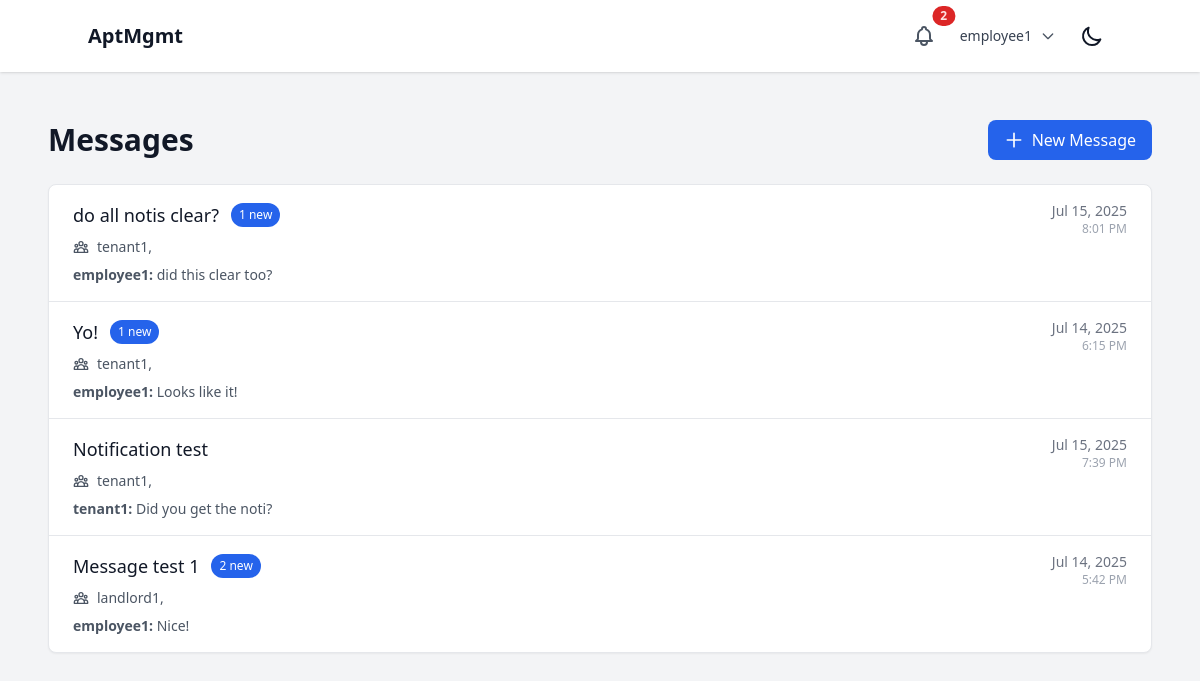
The page /messages/ (signed in) on the database its author committed.
### users/models.py (models this page shows, shortened)
class User(AbstractUser):
    class Role(models.TextChoices):
        SUPERUSER = "SUPERUSER", "Superuser"
        LANDLORD = "LANDLORD", "Landlord"
        EMPLOYEE = "EMPLOYEE", "Employee"
        TENANT = "TENANT", "Tenant"
    role = models.CharField(max_length=50, choices=Role.choices)
    company = models.ForeignKey(Company, on_delete=models.CASCADE, related_name="users", null=True, blank=True)
    property = models.ForeignKey(Property, on_delete=models.SET_NULL, related_name="users", null=True, blank=True)
    apartment_unit = models.ForeignKey('properties.ApartmentUnit', on_delete=models.SET_NULL, null=True, blank=True, related_name="tenant")
    phone_number = models.CharField(max_length=20, blank=True, null=True)
    emergency_contact_name = models.CharField(max_length=100, blank=True, null=True)
    emergency_contact_phone = models.CharField(max_length=20, blank=True, null=True)
    emergency_contact_relationship = models.CharField(max_length=50, blank=True, null=True)

### communication/models.py (models this page shows, shortened)
class MessageThread(models.Model):
    id = models.UUIDField(primary_key=True, default=uuid.uuid4, editable=False)
    participants = models.ManyToManyField(User, related_name="message_threads")
    subject = models.CharField(max_length=200, blank=True)
    created_at = models.DateTimeField(auto_now_add=True)
    updated_at = models.DateTimeField(auto_now=True)
    class Meta:
        ordering = ['-updated_at']
    @property
    def last_message(self):
        return self.messages.first()

class Message(models.Model):
    id = models.UUIDField(primary_key=True, default=uuid.uuid4, editable=False)
    thread = models.ForeignKey(MessageThread, on_delete=models.CASCADE, related_name="messages")
    sender = models.ForeignKey(User, on_delete=models.CASCADE, related_name="sent_messages")
    content = models.TextField()
    created_at = models.DateTimeField(auto_now_add=True)
    is_edited = models.BooleanField(default=False)
    edited_at = models.DateTimeField(null=True, blank=True)
    class Meta:
        ordering = ['-created_at']

### communication/views.py (the view)
# urls.py: path('', views.message_list, name='message_list'),
@login_required
def message_list(request):
    user = request.user
    threads = MessageThread.objects.filter(
        participants=user
    ).prefetch_related(
        'participants', 'messages'
    ).annotate(
        unread_count=Count('messages', filter=Q(
            messages__messagereadstatus__isnull=True,
            messages__messagereadstatus__user=user
        ) | Q(
            ~Q(messages__messagereadstatus__user=user)
        ))
    )
    context = {
        'threads': threads,
        'user': user,
    }
    return render(request, 'communication/message_list.html', context)

### core/context_processors.py (called while the page is built)
def notifications(request):
    if request.user.is_authenticated:
        unread_notifications = Notification.objects.filter(
            recipient=request.user,
            is_read=False
        ).order_by('-created_at')
        recent_unread_notifications = unread_notifications[:5]
        return {
            'unread_notifications_count': unread_notifications.count(),
            'recent_notifications': recent_unread_notifications,
            'has_unread_notifications': unread_notifications.exists(),
        }
    return {
        'unread_notifications_count': 0,
        'recent_notifications': [],
        'has_unread_notifications': False,
    }

### core/templates/communication/message_list.html (shortened to what this page needs)
{% extends 'base.html' %}
{% block content %}
<div class="max-w-7xl mx-auto px-4 sm:px-6 lg:px-8 py-8">
    <div class="flex justify-between items-center mb-6">
        <h1 class="text-3xl font-bold text-gray-900 dark:text-white">Messages</h1>
        <a href="{% url 'communication:new_thread' %}"
           class="bg-blue-600 hover:bg-blue-700 text-white px-4 py-2 rounded-lg flex items-center gap-2 transition duration-200">
            <svg class="w-5 h-5" fill="none" stroke="currentColor" viewBox="0 0 24 24">
                <path stroke-linecap="round" stroke-linejoin="round" stroke-width="2" d="M12 4v16m8-8H4"></path>
            </svg>
            New Message
        </a>
    </div>
    <div class="bg-white dark:bg-gray-800 rounded-lg shadow-sm border border-gray-200 dark:border-gray-700">
        {% if threads %}
            <div class="divide-y divide-gray-200 dark:divide-gray-700">
                {% for thread in threads %}
                <a href="{% url 'communication:thread_detail' thread_id=thread.id %}"
                   class="block hover:bg-gray-50 dark:hover:bg-gray-700 transition duration-200">
                    <div class="px-6 py-4">
                        <div class="flex items-start justify-between">
                            <div class="flex-1 min-w-0">
                                <div class="flex items-center gap-3 mb-2">
                                    <h3 class="text-lg font-medium text-gray-900 dark:text-white truncate">
                                        {{ thread.subject|default:"No Subject" }}
                                    </h3>
                                    {% if thread.unread_count > 0 %}
                                        <span class="bg-blue-600 text-white text-xs px-2 py-1 rounded-full">
                                            {{ thread.unread_count }} new
                                        </span>
                                    {% endif %}
                                </div>
                                <div class="flex items-center gap-2 text-sm text-gray-600 dark:text-gray-400 mb-2">
                                    <span>
                                        {% for participant in thread.participants.all %}
                                            {% if participant != user %}
                                                {{ participant.get_full_name|default:participant.username }}{% if not forloop.last %}, {% endif %}
                                            {% endif %}
                                        {% endfor %}
                                    </span>
                                </div>
                                {% if thread.last_message %}
                                    <p class="text-sm text-gray-600 dark:text-gray-400 truncate">
                                        <strong>{{ thread.last_message.sender.get_full_name|default:thread.last_message.sender.username }}:</strong>
                                        {{ thread.last_message.content|truncatechars:100 }}
                                    </p>
                                {% endif %}
                            </div>
                            <div class="flex flex-col items-end ml-4">
                                <span class="text-sm text-gray-500 dark:text-gray-400">
                                    {{ thread.updated_at|date:"M d, Y" }}
                                </span>
                                <span class="text-xs text-gray-400 dark:text-gray-500">
                                    {{ thread.updated_at|time:"g:i A" }}
                                </span>
                            </div>
                        </div>
                    </div>
                </a>
                {% endfor %}
            </div>
        {% endif %}
    </div>
</div>
{% endblock %}

### core/templates/base.html (shortened to what this page needs)
{% load static %}
<!DOCTYPE html>
<html lang="en" x-data="{ darkMode: localStorage.getItem('darkMode') === 'true' }" x-init="$watch('darkMode', val => localStorage.setItem('darkMode', val))" :class="{ 'dark': darkMode }">
<head>
    <script src="https://cdn.tailwindcss.com"></script>
</head>
<body class="bg-gray-100 dark:bg-gray-900 text-gray-900 dark:text-gray-100">
    <header class="p-4 bg-white dark:bg-gray-800 shadow">
        <div class="container mx-auto flex justify-between items-center">
            {% if user.is_authenticated %}
                <a href="{% url 'core:dashboard_redirect' %}" class="text-xl font-bold hover:text-gray-600 dark:hover:text-gray-300 transition-colors duration-200">AptMgmt</a>
            {% else %}
                <h1 class="text-xl font-bold">AptMgmt</h1>
            {% endif %}
            <div class="flex items-center space-x-4">
                {% if user.is_authenticated %}
                    <div class="relative" x-data="{ open: false }">
                        <button @click="open = !open" class="relative p-2 text-gray-600 dark:text-gray-300 hover:text-gray-900 dark:hover:text-white focus:outline-none focus:ring-2 focus:ring-offset-2 focus:ring-blue-500">
                            {% if has_unread_notifications %}
                            <span class="absolute top-0 right-0 inline-flex items-center justify-center px-2 py-1 text-xs font-bold leading-none text-red-100 transform translate-x-1/2 -translate-y-1/2 bg-red-600 rounded-full">{{ unread_notifications_count }}</span>
                            {% endif %}
                        </button>
                    </div>
                    <div class="relative" x-data="{ open: false }">
                        <button @click="open = !open" class="flex items-center space-x-2 text-sm rounded-full focus:outline-none focus:ring-2 focus:ring-offset-2 focus:ring-blue-500">
                            <span class="text-gray-700 dark:text-gray-300">{{ user.username }}</span>
                            <svg class="w-4 h-4 text-gray-600 dark:text-gray-300" fill="none" stroke="currentColor" viewBox="0 0 24 24">
                                <path stroke-linecap="round" stroke-linejoin="round" stroke-width="2" d="M19 9l-7 7-7-7"></path>
                            </svg>
                        </button>
                    </div>
                {% endif %}
                <button @click="darkMode = !darkMode" class="p-2 rounded-md focus:outline-none focus:ring-2 focus:ring-offset-2 focus:ring-offset-gray-800 focus:ring-white">
                    <svg x-show="!darkMode" class="w-6 h-6" fill="none" stroke="currentColor" viewBox="0 0 24 24" xmlns="http://www.w3.org/2000/svg"><path stroke-linecap="round" stroke-linejoin="round" stroke-width="2" d="M20.354 15.354A9 9 0 018.646 3.646 9.003 9.003 0 0012 21a9.003 9.003 0 008.354-5.646z"></path></svg>
                </button>
            </div>
        </div>
    </header>
    <main class="p-4" id="content">
        {% block content %}{% endblock %}
    </main>
</body>
</html>

### rows shown on the page
User: username "employee1"
MessageThread: subject "do all notis clear?", unread_count "1", last_message.sender.get_full_name "employee1", last_message.content "did this clear too?", updated_at "Jul 15, 2025", updated_at "8:01 PM"
User: get_full_name "tenant1"
MessageThread: subject "Yo!", unread_count "1", last_message.sender.get_full_name "employee1", last_message.content "Looks like it!", updated_at "Jul 14, 2025", updated_at "6:15 PM"
MessageThread: subject "Notification test", last_message.sender.get_full_name "tenant1", last_message.content "Did you get the noti?", updated_at "Jul 15, 2025", updated_at "7:39 PM"
MessageThread: subject "Message test 1", unread_count "2", last_message.sender.get_full_name "employee1", last_message.content "Nice!", updated_at "Jul 14, 2025", updated_at "5:42 PM"
User: get_full_name "landlord1"

### other values the page prints
{{ unread_notifications_count }} "2"
